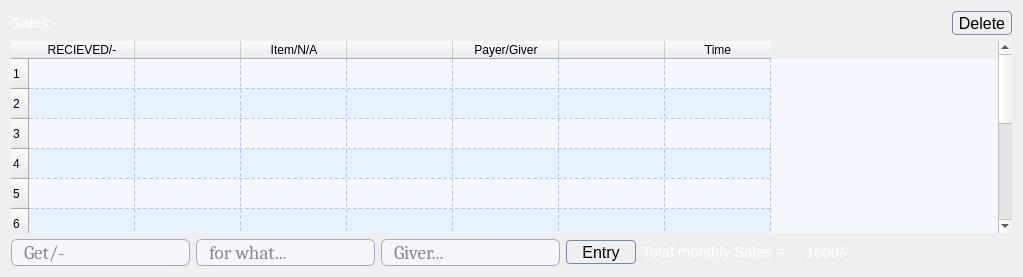
               <widget class="QWidget" name="widget_6" native="true">
                <property name="minimumSize">
                 <size>
                  <width>800</width>
                  <height>0</height>
                 </size>
                </property>
                <property name="styleSheet">
                 <string notr="true">#widget_6 {
    
	background-color: rgb(148, 178, 227);
    border: 1px solid #a5b7d9;
    border-radius: 10px;
    padding: 6px;
}

/* Add subtle shadow feel */
#widget_6:hover {
    background-color: #81a6e1;
    border: 1px solid #4e8df5;
}

/* Optional focus / active effect */
#widget_6:focus {
    border: 2px solid #2b6ef3;
    background-color: #ffffff;
}
</string>
                </property>
                <layout class="QHBoxLayout" name="horizontalLayout_8">
                 <item>
                  <layout class="QVBoxLayout" name="verticalLayout_2">
                   <item>
                    <layout class="QHBoxLayout" name="horizontalLayout_6">
                     <item>
                      <widget class="QLabel" name="label_extra_gains">
                       <property name="maximumSize">
                        <size>
                         <width>87</width>
                         <height>16777215</height>
                        </size>
                       </property>
                       <property name="font">
                        <font>
                         <family>Segoe UI</family>
                         <pointsize>11</pointsize>
                         <italic>false</italic>
                         <bold>false</bold>
                        </font>
                       </property>
                       <property name="styleSheet">
                        <string notr="true">color: rgb(255, 255, 255);
background-color: rgba(37, 56, 86,0);</string>
                       </property>
                       <property name="text">
                        <string>Sales:-</string>
                       </property>
                      </widget>
                     </item>
                     <item>
                      <spacer name="horizontalSpacer_2">
                       <property name="orientation">
                        <enum>Qt::Orientation::Horizontal</enum>
                       </property>
                       <property name="sizeHint" stdset="0">
                        <size>
                         <width>40</width>
                         <height>20</height>
                        </size>
                       </property>
                      </spacer>
                     </item>
                     <item>
                      <widget class="QToolButton" name="toolButton_del_row_2">
                       <property name="minimumSize">
                        <size>
                         <width>60</width>
                         <height>0</height>
                        </size>
                       </property>
                       <property name="maximumSize">
                        <size>
                         <width>61</width>
                         <height>16777215</height>
                        </size>
                       </property>
                       <property name="font">
                        <font>
                         <pointsize>12</pointsize>
                        </font>
                       </property>
                       <property name="styleSheet">
                        <string notr="true">QToolButton {


    background: qlineargradient(x1:0, y1:0, x2:0, y2:1,
        stop:0 #ebebeb, stop:1 #ffffff);
    color: black;
    border: none;
        border: 1px solid #7986ac;
    border-radius: 4px;
   
    
}

QToolButton:hover {
     background: qlineargradient(x1:0, y1:0, x2:0, y2:1,
        stop:0 #ffffff, stop:1 #ffffff);
}

QToolButton:pressed {
 

    background: qlineargradient(x1:0, y1:0, x2:0, y2:1,
        stop:0 #f4f6fb, stop:1 #cbcbcb);
color: black;
  
}

QToolButton:disabled {
    background: #475569;
    color: #94a3b8;
}</string>
                       </property>
                       <property name="text">
                        <string>Delete</string>
                       </property>
                      </widget>
                     </item>
                    </layout>
                   </item>
                   <item>
                    <widget class="QTableWidget" name="tableWidget_2">
                     <property name="font">
                      <font>
                       <family>Segoe UI</family>
                       <pointsize>11</pointsize>
                       <italic>false</italic>
                       <bold>false</bold>
                      </font>
                     </property>
                     <property name="layoutDirection">
                      <enum>Qt::LayoutDirection::LeftToRight</enum>
                     </property>
                     <property name="styleSheet">
                      <string notr="true">/* ===== Table Widget Style (Light Blue Theme) ===== */
#tableWidget_2 {
    background-color: #f5f9ff; /* soft blue-white background */
    alternate-background-color: #e8f1ff;
    gridline-color: #b7c9f0;
  
    
    font: 11pt &quot;Segoe UI&quot;;
    color: #2f3e55;
    selection-background-color: #6ea6f8;
    selection-color: white;
    outline: none;
}

/* ===== Header Styling ===== */
#tableWidget_2 QHeaderView::section {
    background: qlineargradient(x1:0, y1:0, x2:0, y2:1,
        stop:0 #cbd9f6, stop:1 #a9c4f2);
    color: #1d2b4d;
    font-weight: 600;
    font-size: 11pt;
    border: 1px solid #9bb8ef;
  
    border-top-left-radius: 6px;
    border-top-right-radius: 6px;
}

/* ===== Hover effect on header ===== */
#tableWidget_2 QHeaderView::section:hover {
    background: qlineargradient(x1:0, y1:0, x2:0, y2:1,
        stop:0 #a6c5ff, stop:1 #8db4ff);
    color: #ffffff;
}

/* ===== Row Hover Highlight ===== */
#tableWidget_2::item:hover {
    background-color: #c8ddff;
    color: #12294d;
}

/* ===== Selected Cell ===== */
#tableWidget_2::item:selected {
    background-color: #7aa3e6;
    color: white;
}

/* ===== Vertical Scrollbar ===== */
#tableWidget_2 QScrollBar:vertical {
    border: none;
    background: #ebf2ff;
    width: 10px;
    margin: 2px 0 2px 0;
    border-radius: 4px;
}

#tableWidget_2 QScrollBar::handle:vertical {
    background: #5077ba;
    border-radius: 4px;
}

#tableWidget_2 QScrollBar::handle:vertical:hover {
    background: #496baa;
}

#tableWidget_2 QScrollBar::add-line:vertical,
#tableWidget_2 QScrollBar::sub-line:vertical {
    height: 0;
}

/* ===== Horizontal Scrollbar ===== */
#tableWidget_2 QScrollBar:horizontal {
    border: none;
    background: #ebf2ff;
    height: 10px;
    margin: 0 2px 0 2px;
    border-radius: 4px;
}

#tableWidget_2 QScrollBar::handle:horizontal {
    background: #90b4ff;
    border-radius: 4px;
}

#tableWidget_2 QScrollBar::handle:horizontal:hover {
    background: #6e9fff;
}

#tableWidget_2 QScrollBar::add-line:horizontal,
#tableWidget_2 QScrollBar::sub-line:horizontal {
    width: 0;
}


/* This styles the empty area (the viewport) */
#tableWidget_2 QTableCornerButton::section,
#tableWidget_2 QTableView QTableCornerButton::section,
#tableWidget_2 QWidget {
    background-color: #94b2e3; /* soft blue empty area */
}

/* The actual viewport region where no cells exist */
#tableWidget_2 QTableView {
    background-color: #94b2e3; /* fill the empty space blue */
}

</string>
                     </property>
                     <property name="frameShape">
                      <enum>QFrame::Shape::NoFrame</enum>
                     </property>
                     <property name="frameShadow">
                      <enum>QFrame::Shadow::Plain</enum>
                     </property>
                     <property name="lineWidth">
                      <number>1</number>
                     </property>
                     <property name="midLineWidth">
                      <number>0</number>
                     </property>
                     <property name="alternatingRowColors">
                      <bool>true</bool>
                     </property>
                     <property name="selectionMode">
                      <enum>QAbstractItemView::SelectionMode::ContiguousSelection</enum>
                     </property>
                     <property name="selectionBehavior">
                      <enum>QAbstractItemView::SelectionBehavior::SelectRows</enum>
                     </property>
                     <property name="showGrid">
                      <bool>true</bool>
                     </property>
                     <property name="gridStyle">
                      <enum>Qt::PenStyle::DashLine</enum>
                     </property>
                     <property name="sortingEnabled">
                      <bool>false</bool>
                     </property>
                     <property name="rowCount">
                      <number>12</number>
                     </property>
                     <property name="columnCount">
                      <number>7</number>
                     </property>
                     <attribute name="horizontalHeaderCascadingSectionResizes">
                      <bool>false</bool>
                     </attribute>
                     <attribute name="horizontalHeaderMinimumSectionSize">
                      <number>41</number>
                     </attribute>
                     <attribute name="horizontalHeaderDefaultSectionSize">
                      <number>106</number>
                     </attribute>
                     <attribute name="horizontalHeaderStretchLastSection">
                      <bool>false</bool>
                     </attribute>
                     <attribute name="verticalHeaderDefaultSectionSize">
                      <number>30</number>
                     </attribute>
                     <attribute name="verticalHeaderStretchLastSection">
                      <bool>false</bool>
                     </attribute>
                     <row/>
                     <row/>
                     <row/>
                     <row/>
                     <row/>
                     <row/>
                     <row/>
                     <row/>
                     <row/>
                     <row/>
                     <row/>
                     <row/>
                     <column>
                      <property name="text">
                       <string>RECIEVED/-</string>
                      </property>
                      <property name="font">
                       <font>
                        <pointsize>9</pointsize>
                       </font>
                      </property>
                     </column>
                     <column>
                      <property name="text">
                       <string/>
                      </property>
                     </column>
                     <column>
                      <property name="text">
                       <string>Item/N/A</string>
                      </property>
                     </column>
                     <column>
                      <property name="text">
                       <string/>
                      </property>
                     </column>
                     <column>
                      <property name="text">
                       <string>Payer/Giver</string>
                      </property>
                     </column>
                     <column>
                      <property name="text">
                       <string/>
                      </property>
                     </column>
                     <column>
                      <property name="text">
                       <string>Time</string>
                      </property>
                     </column>
                    </widget>
                   </item>
                   <item>
                    <layout class="QHBoxLayout" name="horizontalLayout_5">
                     <item>
                      <widget class="QLineEdit" name="lineEdit_get">
                       <property name="sizePolicy">
                        <sizepolicy hsizetype="Fixed" vsizetype="Fixed">
                         <horstretch>0</horstretch>
                         <verstretch>0</verstretch>
                        </sizepolicy>
                       </property>
                       <property name="minimumSize">
                        <size>
                         <width>0</width>
                         <height>0</height>
                        </size>
                       </property>
                       <property name="maximumSize">
                        <size>
                         <width>1920</width>
                         <height>70</height>
                        </size>
                       </property>
                       <property name="font">
                        <font>
                         <family>Cambria</family>
                         <pointsize>14</pointsize>
                         <italic>false</italic>
                         <bold>false</bold>
                        </font>
                       </property>
                       <property name="contextMenuPolicy">
                        <enum>Qt::ContextMenuPolicy::NoContextMenu</enum>
                       </property>
                       <property name="styleSheet">
                        <string notr="true">QLineEdit {
    background-color: #f4f6fb;
    color: #1e1e1e;
    border: 1px solid #a0aec0;
    border-radius: 6px;
    padding: 0px 10px;
    font: 14pt &quot;Cambria&quot;;
    selection-background-color: #3a7bd5; /* Highlight text selection in blue */
}

QLineEdit:hover {
    border: 1px solid #3a7bd5;  /* Professional blue on hover */
    background-color: #f0f4ff;  /* Slightly lighter background */
}

QLineEdit:focus {
    border: 1px solid #2bb673;  /* Elegant green focus */
    background-color: #ffffff;  /* Crisp white for focus */
    color: #000000;
}</string>
                       </property>
                       <property name="text">
                        <string/>
                       </property>
                       <property name="maxLength">
                        <number>1000</number>
                       </property>
                       <property name="frame">
                        <bool>false</bool>
                       </property>
                       <property name="echoMode">
                        <enum>QLineEdit::EchoMode::Normal</enum>
                       </property>
                       <property name="cursorPosition">
                        <number>0</number>
                       </property>
                       <property name="dragEnabled">
                        <bool>true</bool>
                       </property>
                       <property name="placeholderText">
                        <string>Get/-</string>
                       </property>
                       <property name="cursorMoveStyle">
                        <enum>Qt::CursorMoveStyle::LogicalMoveStyle</enum>
                       </property>
                       <property name="clearButtonEnabled">
                        <bool>false</bool>
                       </property>
                      </widget>
                     </item>
                     <item>
                      <widget class="QLineEdit" name="lineEdit_for_what">
                       <property name="sizePolicy">
                        <sizepolicy hsizetype="Fixed" vsizetype="Fixed">
                         <horstretch>0</horstretch>
                         <verstretch>0</verstretch>
                        </sizepolicy>
                       </property>
                       <property name="minimumSize">
                        <size>
                         <width>0</width>
                         <height>0</height>
                        </size>
                       </property>
                       <property name="maximumSize">
                        <size>
                         <width>1920</width>
                         <height>70</height>
                        </size>
                       </property>
                       <property name="font">
                        <font>
                         <family>Cambria</family>
                         <pointsize>14</pointsize>
                         <italic>false</italic>
                         <bold>false</bold>
                        </font>
                       </property>
                       <property name="contextMenuPolicy">
                        <enum>Qt::ContextMenuPolicy::NoContextMenu</enum>
                       </property>
                       <property name="styleSheet">
                        <string notr="true">QLineEdit {
    background-color: #f4f6fb;
    color: #1e1e1e;
    border: 1px solid #a0aec0;
    border-radius: 6px;
    padding: 0px 10px;
    font: 14pt &quot;Cambria&quot;;
    selection-background-color: #3a7bd5; /* Highlight text selection in blue */
}

QLineEdit:hover {
    border: 1px solid #3a7bd5;  /* Professional blue on hover */
    background-color: #f0f4ff;  /* Slightly lighter background */
}

QLineEdit:focus {
    border: 1px solid #2bb673;  /* Elegant green focus */
    background-color: #ffffff;  /* Crisp white for focus */
    color: #000000;
}</string>
                       </property>
                       <property name="text">
                        <string/>
                       </property>
                       <property name="maxLength">
                        <number>1000</number>
                       </property>
                       <property name="frame">
                        <bool>false</bool>
                       </property>
                       <property name="echoMode">
                        <enum>QLineEdit::EchoMode::Normal</enum>
                       </property>
                       <property name="cursorPosition">
                        <number>0</number>
                       </property>
                       <property name="dragEnabled">
                        <bool>true</bool>
                       </property>
                       <property name="placeholderText">
                        <string>for what...</string>
                       </property>
                       <property name="cursorMoveStyle">
                        <enum>Qt::CursorMoveStyle::LogicalMoveStyle</enum>
                       </property>
                       <property name="clearButtonEnabled">
                        <bool>false</bool>
                       </property>
                      </widget>
                     </item>
                     <item>
                      <widget class="QLineEdit" name="lineEdit_giver">
                       <property name="sizePolicy">
                        <sizepolicy hsizetype="Fixed" vsizetype="Fixed">
                         <horstretch>0</horstretch>
                         <verstretch>0</verstretch>
                        </sizepolicy>
                       </property>
                       <property name="minimumSize">
                        <size>
                         <width>0</width>
                         <height>0</height>
                        </size>
                       </property>
                       <property name="maximumSize">
                        <size>
                         <width>1920</width>
                         <height>70</height>
                        </size>
                       </property>
                       <property name="font">
                        <font>
                         <family>Cambria</family>
                         <pointsize>14</pointsize>
                         <italic>false</italic>
                         <bold>false</bold>
                        </font>
                       </property>
                       <property name="contextMenuPolicy">
                        <enum>Qt::ContextMenuPolicy::NoContextMenu</enum>
                       </property>
                       <property name="styleSheet">
                        <string notr="true">QLineEdit {
    background-color: #f4f6fb;
    color: #1e1e1e;
    border: 1px solid #a0aec0;
    border-radius: 6px;
    padding: 0px 10px;
    font: 14pt &quot;Cambria&quot;;
    selection-background-color: #3a7bd5; /* Highlight text selection in blue */
}

QLineEdit:hover {
    border: 1px solid #3a7bd5;  /* Professional blue on hover */
    background-color: #f0f4ff;  /* Slightly lighter background */
}

QLineEdit:focus {
    border: 1px solid #2bb673;  /* Elegant green focus */
    background-color: #ffffff;  /* Crisp white for focus */
    color: #000000;
}</string>
                       </property>
                       <property name="text">
                        <string/>
                       </property>
                       <property name="maxLength">
                        <number>1000</number>
                       </property>
                       <property name="frame">
                        <bool>false</bool>
                       </property>
                       <property name="echoMode">
                        <enum>QLineEdit::EchoMode::Normal</enum>
                       </property>
                       <property name="cursorPosition">
                        <number>0</number>
                       </property>
                       <property name="dragEnabled">
                        <bool>true</bool>
                       </property>
                       <property name="placeholderText">
                        <string>Giver...</string>
                       </property>
                       <property name="cursorMoveStyle">
                        <enum>Qt::CursorMoveStyle::LogicalMoveStyle</enum>
                       </property>
                       <property name="clearButtonEnabled">
                        <bool>false</bool>
                       </property>
                      </widget>
                     </item>
                     <item>
                      <widget class="QToolButton" name="toolButton_save2">
                       <property name="minimumSize">
                        <size>
                         <width>70</width>
                         <height>0</height>
                        </size>
                       </property>
                       <property name="font">
                        <font>
                         <pointsize>12</pointsize>
                        </font>
                       </property>
                       <property name="styleSheet">
                        <string notr="true">QToolButton {


    background: qlineargradient(x1:0, y1:0, x2:0, y2:1,
        stop:0 #ebebeb, stop:1 #ffffff);
    color: black;
    border: none;
        border: 1px solid #7986ac;
    border-radius: 4px;
   
    
}

QToolButton:hover {
     background: qlineargradient(x1:0, y1:0, x2:0, y2:1,
        stop:0 #ffffff, stop:1 #ffffff);
}

QToolButton:pressed {
 

    background: qlineargradient(x1:0, y1:0, x2:0, y2:1,
        stop:0 #f4f6fb, stop:1 #cbcbcb);
color: black;
  
}

QToolButton:disabled {
    background: #475569;
    color: #94a3b8;
}</string>
                       </property>
                       <property name="text">
                        <string>Entry</string>
                       </property>
                      </widget>
                     </item>
                     <item>
                      <widget class="QLabel" name="label_monthly_gains">
                       <property name="minimumSize">
                        <size>
                         <width>158</width>
                         <height>26</height>
                        </size>
                       </property>
                       <property name="maximumSize">
                        <size>
                         <width>158</width>
                         <height>26</height>
                        </size>
                       </property>
                       <property name="font">
                        <font>
                         <family>Segoe UI</family>
                         <pointsize>11</pointsize>
                         <italic>false</italic>
                         <bold>false</bold>
                        </font>
                       </property>
                       <property name="styleSheet">
                        <string notr="true">color: rgb(255, 255, 255);
background-color: rgba(37, 56, 86,0);</string>
                       </property>
                       <property name="text">
                        <string>Total monthly Sales = </string>
                       </property>
                      </widget>
                     </item>
                     <item>
                      <widget class="QLabel" name="label_total_gains">
                       <property name="minimumSize">
                        <size>
                         <width>206</width>
                         <height>26</height>
                        </size>
                       </property>
                       <property name="font">
                        <font>
                         <family>Segoe UI</family>
                         <pointsize>11</pointsize>
                         <italic>false</italic>
                         <bold>false</bold>
                        </font>
                       </property>
                       <property name="styleSheet">
                        <string notr="true">color: rgb(255, 255, 255);
background-color: rgba(37, 56, 86,0);</string>
                       </property>
                       <property name="text">
                        <string>1600/-</string>
                       </property>
                      </widget>
                     </item>
                    </layout>
                   </item>
                  </layout>
                 </item>
                </layout>
               </widget>
